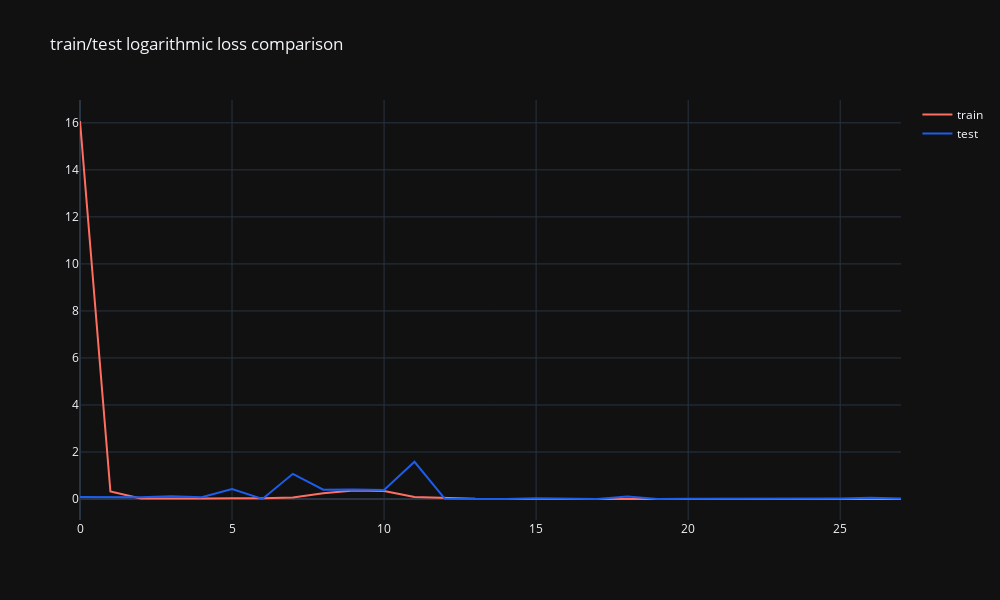

Notebook cell for this chart:
### Code cell
trace_0 = go.Scatter(y=history.history['loss'],
                     name='train',
                     mode='lines',
                     marker= {'color':'#FF6F61','opacity':0.9})

trace_1 = go.Scatter(y=history.history['val_loss'],
                     name='test',
                     mode='lines',
                     marker= {'color':'#1d5dec','opacity':0.9})

data = [trace_0,trace_1]

layout = go.Layout(title="train/test logarithmic loss comparison",
                  template='plotly_dark',
                   height=600,
                   width=1000)

fig = go.Figure(data,layout=layout)
fig.show()

### Figure 1 — Plotly figure (JSON) as saved in the notebook; plotly's stock layout.template omitted (floating-point values rounded to 4 significant figures)
{"data": [{"marker": {"color": "#FF6F61", "opacity": 0.9}, "mode": "lines", "name": "train", "type": "scatter", "y": [16.08, 0.3211, 0.02265, 0.01226, 0.01756, 0.02939, 0.02913, 0.06604, 0.2463, 0.3592, 0.3408, 0.0908, 0.04249, 0.008598, 0.005893, 0.005396, 0.005394, 0.005353, 0.005279, 0.00533, 0.005655, 0.005627, 0.006242, 0.005653, 0.004787, 0.004964, 0.004498, 0.004886]}, {"marker": {"color": "#1d5dec", "opacity": 0.9}, "mode": "lines", "name": "test", "type": "scatter", "y": [0.09064, 0.06906, 0.07709, 0.1231, 0.07426, 0.4237, 0.004978, 1.071, 0.4003, 0.4096, 0.3822, 1.582, 0.007082, 0.002855, 0.003115, 0.03695, 0.006648, 0.001553, 0.1058, 0.006766, 0.01032, 0.007449, 0.02739, 0.03071, 0.02481, 0.02665, 0.05525, 0.02702]}], "layout": {"height": 600, "title": {"text": "train/test logarithmic loss comparison"}, "width": 1000}}
